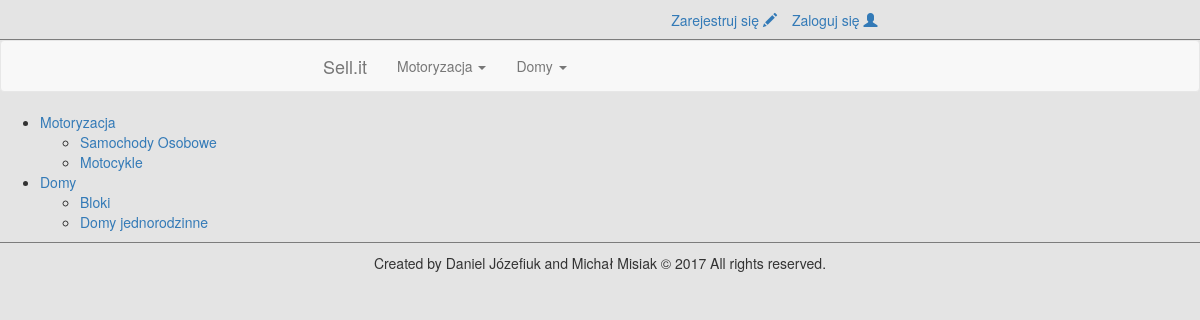
The app's page /index.php/announcments with its own data.
### tables this page shows
CREATE TABLE `categories` (
  `id` int(11) NOT NULL,
  `ownerId` int(11) NOT NULL,
  `name` tinytext NOT NULL
);

### application/controllers/Announcments.php (called while the page is built, shortened)
<?php
class Announcments extends CI_Controller {
  public function __construct() {
    $this->load->helper(array('url','text'));
    $this->load->library('session');
    $this->load->library('pagination');
    $this->load->model('userManager');
    $this->load->model('profileManager');
    $this->load->model('announcmentsManager');
  }
  public function index() {
    $data['title']='Wszystkie ogłoszenia';
    $this->load->view('templates/header',$data);
    $this->load->view('templates/topbar');
    $this->load->view('templates/navbar');
    $this->load->view('announcments/index');
    $this->load->view('templates/footer');
    $this->load->view('templates/end');
  }
}

### index.php (called while the page is built, shortened)
<?php
require_once BASEPATH.'core/CodeIgniter.php';

### application/views/announcments/index.php (the view)
<ul class="categories">
<?php
$cats=$this->db->get_where('categories',array('ownerId'=>1))->result_array();
foreach($cats as $a) {
  ?>
  <li><?=anchor(site_url('announcments/category/'.$a['id'].'/'.strtolower(str_replace('_','-',$a['name']))),str_replace('_',' ',$a['name']))?></li>
  <?php
  $subs=$this->db->get_where('categories',array('ownerId'=>$a['id']))->result_array();
  if($subs) {
    ?>
    <ul>
      <?php
      foreach($subs as $b) {
        ?>
        <li><?=anchor(site_url('announcments/category/'.$b['id'].'/'.strtolower(str_replace('_','-',$b['name']))),str_replace('_',' ',$b['name']))?></li>
        <?php
      }
      ?>
    </ul>
    <?php
  }
}
?>
</ul>

### application/views/templates/navbar.php (shortened to what this page needs)
<nav class="navbar navbar-default">
  <div class="container-fluid">
    <div class="col-lg-6 col-lg-offset-3 col-md-offset-1 col-md-10">
      <div class="navbar-header">
        <a class="navbar-brand" href="<?=site_url()?>">Sell.it</a>
      </div>
      <div class="collapse navbar-collapse" id="bs-example-navbar-collapse-1">
        <ul class="nav navbar-nav">
          <?php
          $cats=$this->db->get_where('categories',array('ownerId'=>1))->result_array();
          foreach($cats as $a) {
            ?>
            <li class="dropdown">
              <a href="#" class="dropdown-toggle" type="button" id="dropdownMenu" data-toggle="dropdown"><?=$a['name']?>
                <span class="caret"></span>
              </a>
              <?php
              $subs=$this->db->get_where('categories',array('ownerId'=>$a['id']))->result_array();
              if($subs) {
                ?>
            </li>
                <?php
              }
            }
            ?>
        </ul>
      </div>
    </div>
  </div>
</nav>

### assets/css/style.css (style rules this page uses)
body { background: #E4E4E4; margin: 0px; }

### records on screen
categories: name "Motoryzacja", id+name "Motoryzacja"
categories: name "Domy", id+name "Domy"
categories: id+name "Samochody Osobowe"
categories: id+name "Motocykle"
categories: id+name "Bloki"
categories: id+name "Domy jednorodzinne"
